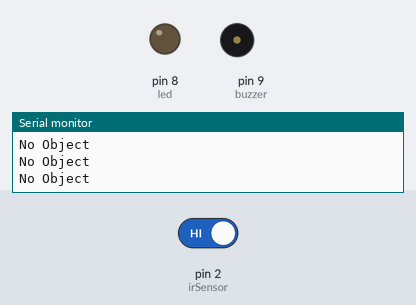
A sketch run on a simulated Arduino Uno, built with avr-gcc and run on an emulated ATmega328P. Shown: output pins drawn as LEDs (lit = HIGH), buzzer (waves = sounding, pin HIGH), the last lines printed to the serial monitor. The test bench sets the inputs (shaded band); at power-on: pin 2 (irSensor) HIGH.

Above: at 1.2 s.
1.3 s: pin 2 (irSensor) driven LOW
At 2.0 s:
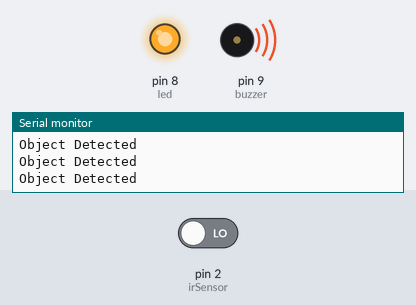
2.8 s: pin 2 (irSensor) driven HIGH
At 3.2 s:
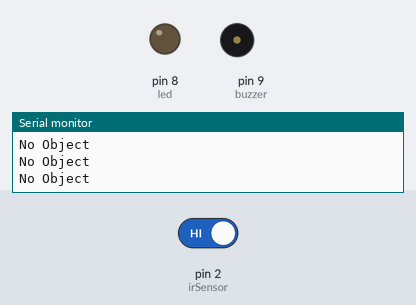
Timing chart, 0 to 5.8 s (numbered marks = the images above; inputs shaded):
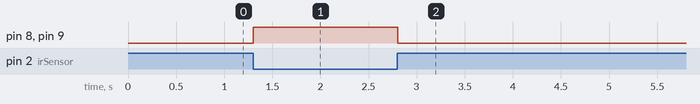

Measured:
- after the input at 1.3 s, pin 8 (led), pin 9 (buzzer): LOW → HIGH at once
- after the input at 2.8 s, pin 8 (led), pin 9 (buzzer): HIGH → LOW at once

The sketch:

ircode2.ino
```cpp
const int irSensor = 2;
const int led = 8;
const int buzzer = 9;

void setup() {
  pinMode(irSensor, INPUT);
  pinMode(led, OUTPUT);
  pinMode(buzzer, OUTPUT);

  digitalWrite(led, LOW);
  digitalWrite(buzzer, LOW);

  Serial.begin(115200);
}

void loop() {
  int sensorValue = digitalRead(irSensor);


  if (sensorValue == LOW) {
    Serial.println("Object Detected");

    digitalWrite(led, HIGH);
    digitalWrite(buzzer, HIGH);
  }
  else {
    Serial.println("No Object");

    digitalWrite(led, LOW);
    digitalWrite(buzzer, LOW);
  }

  delay(100);
}
```
